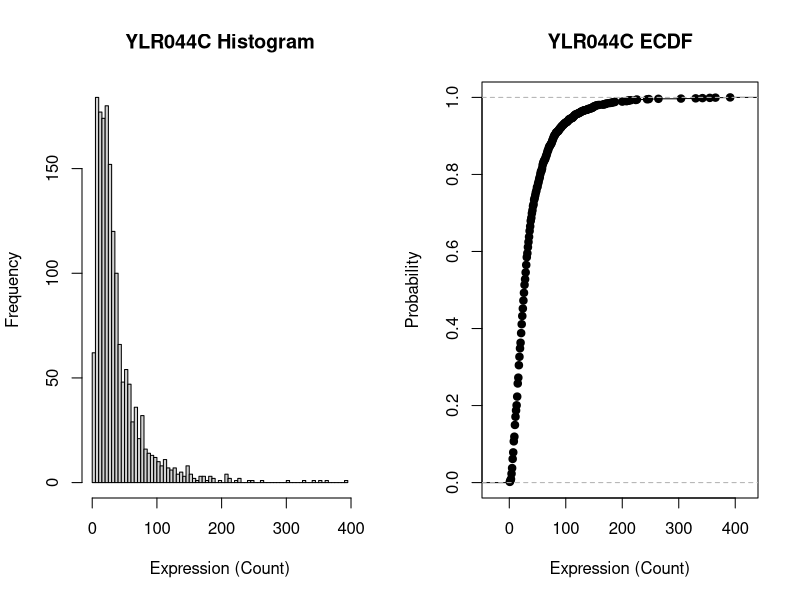
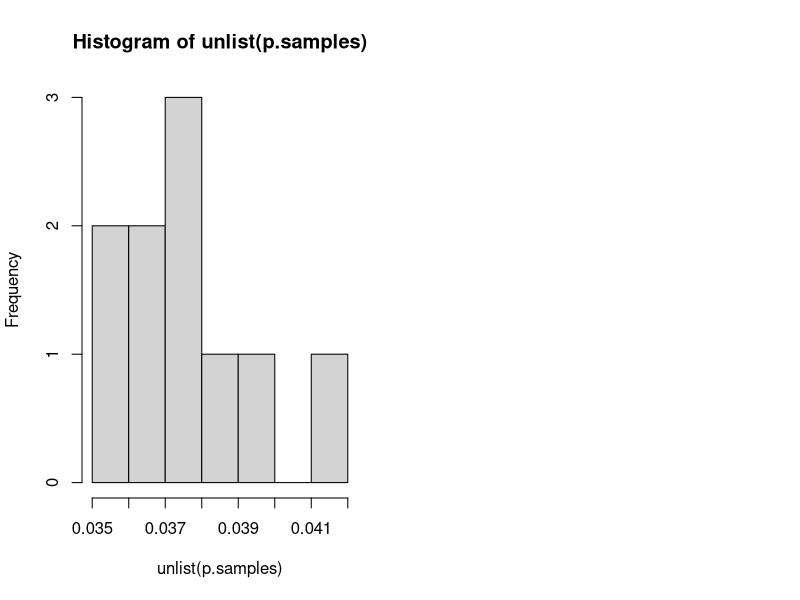
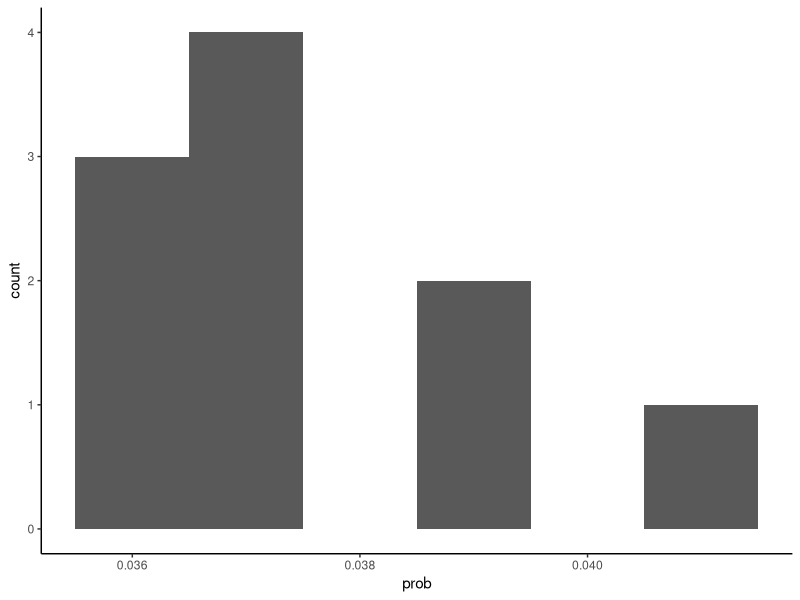
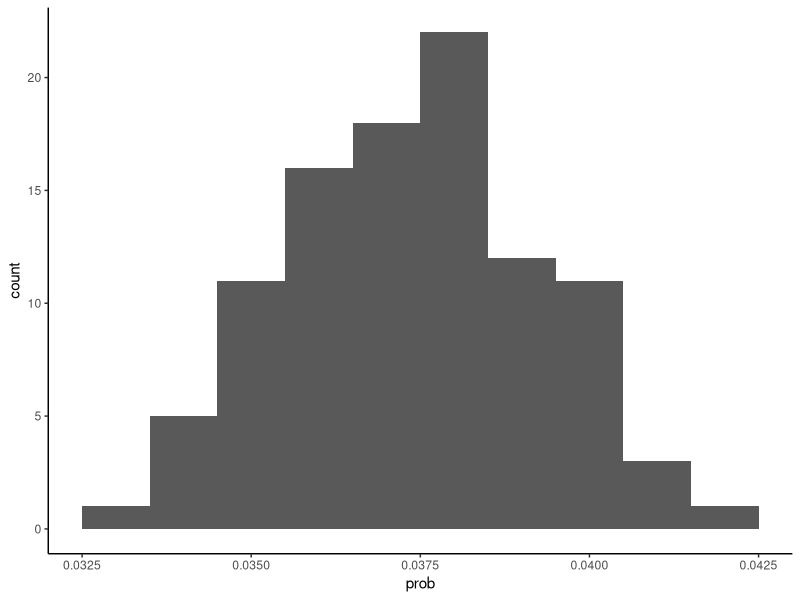

These figures' R source, in order:
## ---- chunk 1
# Do not change any options in this setup block

knitr::opts_chunk$set(echo = TRUE, error=TRUE)

# Import libraries
require(MASS)
require(ggplot2)
## ---- chunk 2
example.expression.data <- read.delim("Week_4_Example.tsv")
## ---- chunk 3
# The ecdf() function calculates an EMPIRICAL CDF
# It returns an ECDF object
# All you need to know about that object is that plot() knows what it is and will handle it fine
ylr044c.data <- example.expression.data$YLR044C
ylr044c.ecdf <- ecdf(ylr044c.data)

# Lets plot the histogram against the ECDF
par(mfrow=c(1,2))
hist(ylr044c.data, main="YLR044C Histogram", breaks = 100, xlab="Expression (Count)")
plot(ylr044c.ecdf, main = "YLR044C ECDF", xlab="Expression (Count)", ylab="Probability")
## ---- chunk 4
nbinom.fit <- MASS::fitdistr(example.expression.data$YLR044C, densfun = "negative binomial")
nbinom.fit
## ---- chunk 5
calc.prob <- function(fitdistr.result) {fitdistr.result$estimate['size']/(fitdistr.result$estimate['size']+fitdistr.result$estimate['mu'])}
nbinom.fit$estimate['prob'] <- calc.prob(nbinom.fit)
## ---- chunk 6

p.samples <- list()
num.resampling <- 10
sample.size <- 500

for (i in 1:num.resampling) {
  loop.sample <- example.expression.data$YLR044C[sample(nrow(example.expression.data), replace=T)]
  loop.fit <- MASS::fitdistr(loop.sample, densfun = "negative binomial")
  p.samples <- c(p.samples, calc.prob(loop.fit))
}

## ---- chunk 7

hist(unlist(p.samples))

## ---- chunk 8

p.samples <- data.frame(prob = unlist(p.samples))

ggplot(p.samples, aes(x=prob)) +
  geom_histogram(binwidth = 0.001) +
  theme_classic()

## ---- chunk 9
p.samples <- list()
num.resampling <- 100
sample.size <- 500

for (i in 1:num.resampling) {
  loop.sample <- example.expression.data$YLR044C[sample(nrow(example.expression.data), replace=T)]
  loop.fit <- MASS::fitdistr(loop.sample, densfun = "negative binomial")
  p.samples <- c(p.samples, calc.prob(loop.fit))
}


## ---- chunk 10

p.samples <- data.frame(prob = unlist(p.samples))

ggplot(p.samples, aes(x=prob)) +
  geom_histogram(binwidth = 0.001) +
  theme_classic()
